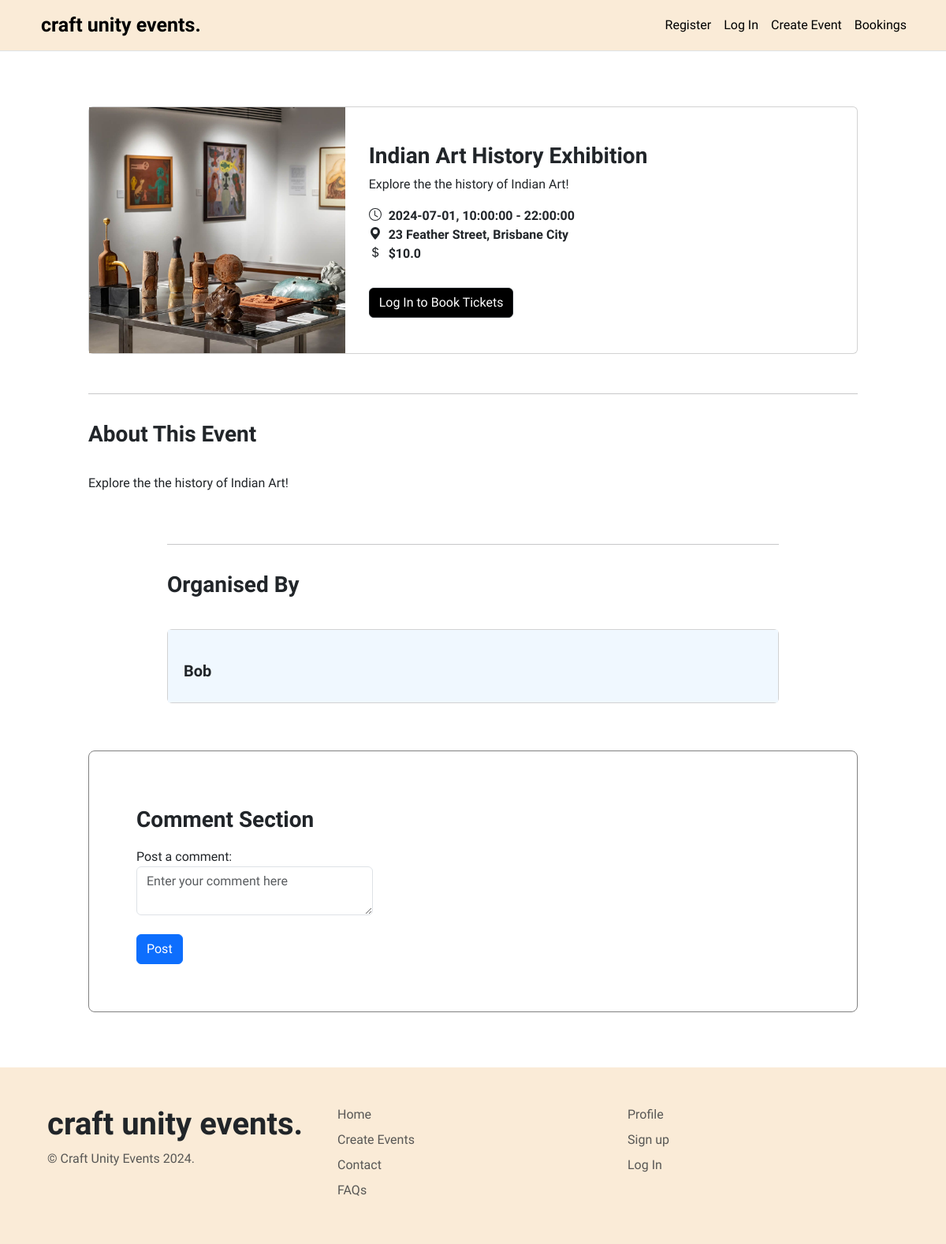
/events/4, run on an earlier commit of the app's database.
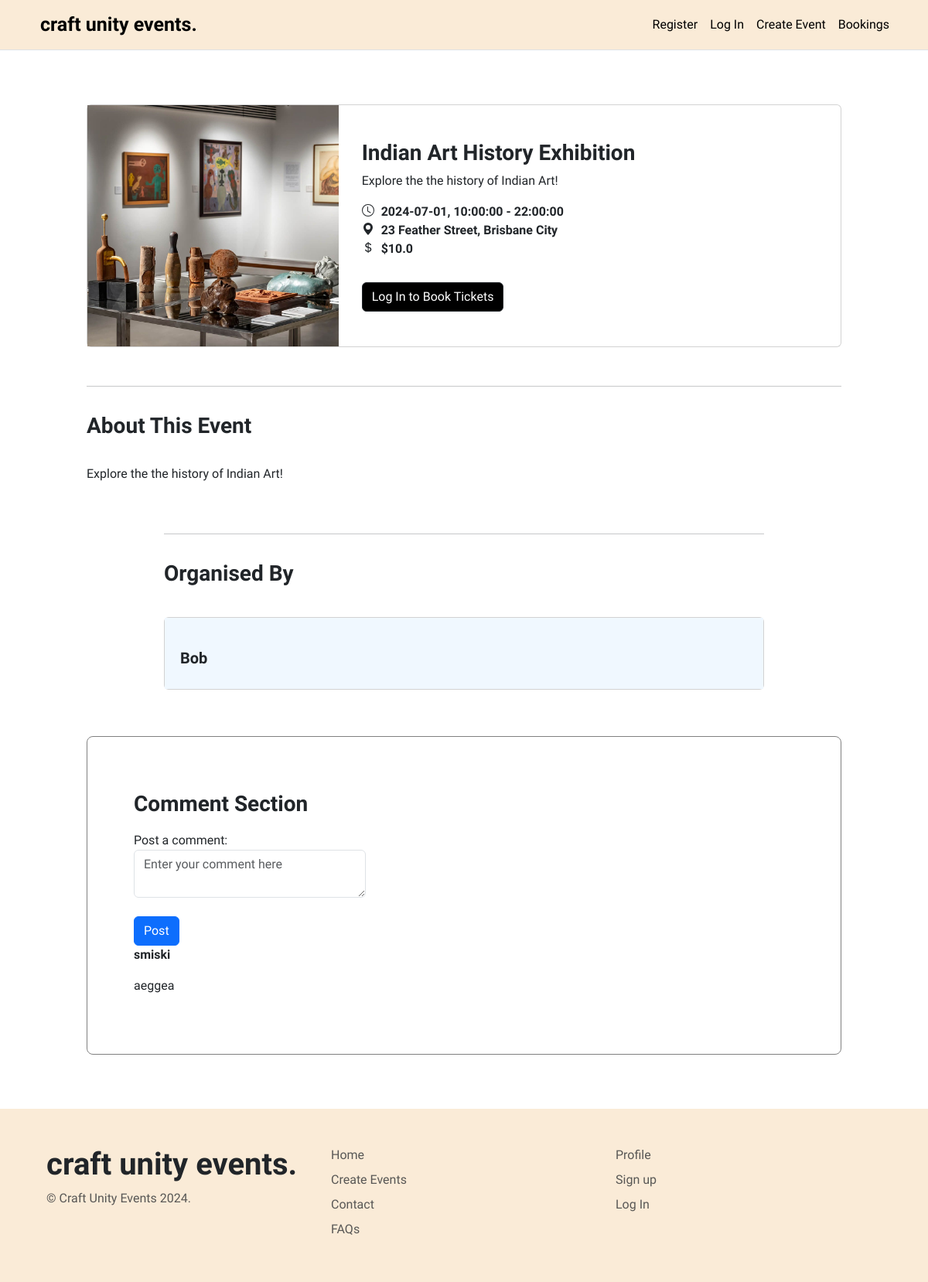
And on a later commit of the database.
### craftunityevents/models.py (models this page shows, shortened)
class Event(db.Model):
    __tablename__ = 'events'
    id = db.Column(db.Integer, primary_key=True)
    event_name = db.Column(db.String(100), nullable=False)
    event_category = db.Column(db.String(20), nullable=False)
    event_thumbnail = db.Column(db.String(400))
    event_summary = db.Column(db.String(200))
    event_location = db.Column(db.String(200), nullable=False)
    event_type  = db.Column(db.String(200), nullable=False)
    start_date = db.Column(db.Date, nullable=False)
    end_date = db.Column(db.Date, nullable=False)
    event_description = db.Column(db.String(400))
    start_time = db.Column(db.Time, nullable=False)
    end_time = db.Column(db.Time, nullable=False)
    ticket_price = db.Column(db.Float, nullable=False)
    ticket_quantity = db.Column(db.Integer, nullable=False)
    user_id = db.Column(db.Integer, db.ForeignKey('users.id'))
    comments = db.relationship('Comment', backref='event', lazy=True)
    event_bookings = db.relationship('Booking', backref='event', lazy=True)

class User(db.Model, UserMixin):
    __tablename__ = 'users'
    id = db.Column(db.Integer, primary_key=True)
    full_name = db.Column(db.String(100), index=True, unique=True, nullable=False)
    contact_number = db.Column(db.Integer, index=True, nullable=False)
    email_id = db.Column(db.String(100), index=True, nullable=False)
    address = db.Column(db.String(100), index=True, nullable=False)
    password_hash = db.Column(db.String(400), nullable=False)
    comments = db.relationship('Comment', backref='user', lazy=True)
    events = db.relationship('Event', backref='user', lazy=True)

class Comment(db.Model):
    __tablename__ = 'comments'
    id = db.Column(db.Integer, primary_key=True)
    text = db.Column(db.String(400), nullable=False)
    posted_at = db.Column(db.DateTime, default=datetime.now, nullable=False)
    event_id = db.Column(db.Integer, db.ForeignKey('events.id'), nullable=False)
    user_id = db.Column(db.Integer, db.ForeignKey('users.id'), nullable=False)

### craftunityevents/events.py (the view)
@destbp.route('/<id>')
def details(id):
    event = db.session.scalar(db.select(Event).where(Event.id == id))
    comment_form = CommentForm()
    return render_template('events/event_details.html', event=event, form=comment_form)

### craftunityevents/forms.py
class CommentForm(FlaskForm):
    text = TextAreaField('Comment', [InputRequired("Type your comment...")])
    submit = SubmitField('Post Comment')

### craftunityevents/templates/events/event_details.html (shortened to what this page needs)
{% extends 'base.html' %}
{% import "bootstrap5/form.html" as wtf %}
{% block content %}
<main>
    <section class="details">
        <article class="card mb-3 mx-auto" style="max-width: 1000px;">
            <div class="image row g-0">
                <div class="col-md-4">
                    <img src="{{ url_for('static', filename='image/' ~ event.event_thumbnail) }}" class="eventimg" alt="Image of event">
                </div>
                <div class="col-md-8">
                    <div class="rightcol card-body">
                        <h3>{{ event.event_name }}</h3>
                        <p>{{ event.event_description }}</p>
                        <div class="basic-info">
                            <div>
                                <svg xmlns="http://www.w3.org/2000/svg" width="16" height="16" fill="currentColor" class="bi bi-clock" viewBox="0 0 16 16">
                                    <path d="M8 3.5a.5.5 0 0 0-1 0V9a.5.5 0 0 0 .252.434l3.5 2a.5.5 0 0 0 .496-.868L8 8.71z"/>
                                    <path d="M8 16A8 8 0 1 0 8 0a8 8 0 0 0 0 16m7-8A7 7 0 1 1 1 8a7 7 0 0 1 14 0"/>
                                </svg>
                                {{ event.start_date }}, {{ event.start_time }} - {{ event.end_time }}
                            </div>
                            <div>
                                <svg xmlns="http://www.w3.org/2000/svg" width="16" height="16" fill="currentColor" class="bi bi-geo-alt-fill" viewBox="0 0 16 16">
                                    <path d="M8 16s6-5.686 6-10A6 6 0 0 0 2 6c0 4.314 6 10 6 10m0-7a3 3 0 1 1 0-6 3 3 0 0 1 0 6"/>
                                </svg>
                                {{ event.event_location }}
                            </div>
                            <div class="mb-3">
                                ${{ event.ticket_price }}
                            </div>
                            <div class="bookingmodal d-flex align-items-center">
                                {% if current_user.is_authenticated %}
                                    <button type="button" class="btn btn-dark" data-bs-toggle="modal" data-bs-target="#exampleModal">
                                        Book Tickets
                                    </button>
                                {% else %}
                                    <a href="{{ url_for('auth.login') }}" class="btn btn-dark">
                                        Log In to Book Tickets
                                    </a>
                                {% endif %}
                            </div>
                        </div>
                    </div>
                </div>
            </div>
        </article>
        <section class="eventinfo container-fluid">
            <hr class="my-4">
            <h3>About This Event</h3>
            <p>{{ event.event_description }}</p>
        </section>
        <section class="organiser container-fluid borders">
            <hr class="my-4">
            <h3>Organised By</h3>
            <div class="usercommentcard card">
                <div class="organiserbox card-body">
                    <div class="row">
                        <div class="organiserinfo col-sm-9">
                            <h5>{{ event.user.full_name }}</h5>
                        </div>
                    </div>
                </div>
            </div>
        </section>
        <section class="comments container-fluid">
            <div class="row">
                <div class="col">
                    <h3>Comment Section</h3>
                </div>
            </div>
            <form method="POST" action="{{ url_for('event.comment', id=event.id) }}">
                <div class="form-group">
                    <label for="comment">Post a comment:</label>
                    {{ form.text(class="form-control", id="comment", placeholder="Enter your comment here") }}
                </div>
                <br>
                <button type="submit" class="btn btn-primary">Post</button>
                {% for comment in event.comments %}
                    <b><p>{{ comment.user.full_name }}</p></b>
                    <p>{{ comment.text }}</p>
                {% endfor %}
            </form>
        </section>
</main>
{% endblock %}

### craftunityevents/templates/base.html (shortened to what this page needs)
<!DOCTYPE html>
<html lang="en">
<head>
    <link href="https://cdn.jsdelivr.net/npm/bootstrap@5.3.2/dist/css/bootstrap.min.css" rel="stylesheet">
    <link rel="stylesheet" href="{{ url_for('static', filename='style/style.css') }}">
</head>
<body>
    <header class="bg-light border-bottom">
        <nav class="navbar navbar-expand-lg navbar-light bg-light">
            <div class="container">
                <a href="{{ url_for('main.index') }}" class="navbar-brand">craft unity events.</a>
                <div class="collapse navbar-collapse justify-content-end" id="navbarSupportedContent">
                    <div class="navbar-nav ml-auto">
                        {% if current_user.is_authenticated %}
                            <a class="nav-item nav-link disabled text-muted" href="#">Welcome {{ current_user.full_name }}</a>
                            <a class="nav-item nav-link" href="{{ url_for('auth.logout') }}">Log Out</a>
                        {% else %}
                            <a class="nav-item nav-link" href="{{ url_for('auth.register') }}">Register</a>
                            <a class="nav-item nav-link" href="{{ url_for('auth.login') }}">Log In</a>
                        {% endif %}
                        <a class="nav-item nav-link" href="{{ url_for('event.create') }}">Create Event</a>
                        <a class="nav-item nav-link" href="{{ url_for('event.userbookinghistory') }}">Bookings</a>
                    </div>
                </div>
            </div>
        </nav>
    </header>
    <main class="container">
        {% block content %}
        {% endblock %}
    </main>
    <div class="footer container-fluid">
        <footer class="row row-cols-1 row-cols-sm-3 row-cols-md-3 p-5">
            <div class="col">
                <h2 class="fs-1">craft unity events.</h2>
                <p class="text-muted">© Craft Unity Events 2024.</p>
            </div>
            <div class="col">
                <ul class="nav flex-column">
                    <li class="nav-item mb-2"><a href="{{ url_for('main.index') }}" class="nav-link p-0 text-muted">Home</a></li>
                    <li class="nav-item mb-2"><a href="{{ url_for('event.create') }}" class="nav-link p-0 text-muted">Create Events</a></li>
                    <li class="nav-item mb-2"><a href="#" class="nav-link p-0 text-muted">Contact</a></li>
                    <li class="nav-item mb-2"><a href="#" class="nav-link p-0 text-muted">FAQs</a></li>
                </ul>
            </div>
            <div class="col">
                <ul class="nav flex-column">
                    <li class="nav-item mb-2"><a href="{{ url_for('event.userbookinghistory') }}" class="nav-link p-0 text-muted">Profile</a></li>
                    <li class="nav-item mb-2"><a href="{{ url_for('auth.register') }}" class="nav-link p-0 text-muted">Sign up</a></li>
                    <li class="nav-item mb-2"><a href="{{ url_for('auth.login') }}" class="nav-link p-0 text-muted">Log In</a></li>
                </ul>
            </div>
        </footer>
    </div>
</body>
</html>

### craftunityevents/static/style/style.css (style rules this page uses)
* { margin: 0; padding: 0; box-sizing: border-box; font-family: "League Spartan", sans-serif; }
html { animation: fadein ease 1s; scroll-behavior: smooth; }
main { animation: fadeInAnimation ease 1s; animation-iteration-count: 1; animation-fill-mode: forwards; }
.titlelink, .footer a { text-decoration: none; color: inherit; transition: 0.3s; }
.navbar { background-color: antiquewhite !important; }
.navbar-brand { font-size: 25px; font-weight: 700; color: black; text-decoration: none; margin: 0px 10px; }
.navbar-nav a { color: black; text-decoration: none; transition: 0.3s; }
.footer { background-color: antiquewhite; }
.footer h2 { font-weight: 700; }
@media (min-width: 768px) { .cardrow h3, .card-body h3 { margin-top: 15px; font-weight: 700; } }
@media (min-width: 768px) { .basic-info { font-weight: 600; } }
@media (min-width: 768px) { .basic-info a { margin: 15px 0px; background-color: black; font-weight: 400; } }
@media (min-width: 768px) { .details { padding: 70px !important; } }
@media (min-width: 768px) { .imagehover, .eventimg { object-fit: cover; max-width: 100%; max-height: 100%; width: 100%; height: 200px; max-width: 400px; transition: 0.3s; } }
.form-control { width: 300px !important; max-width: 100% !important; }
.bi { width: 1em; height: 1em; margin-bottom: 5px; margin-right: 5px; }
.event-time, .eventinfo p, .eventrow { padding: 15px 0px; }
.col-md-4 img { object-fit: cover; height: 100%; }
.rightcol { padding: 30px !important; }
.eventinfo { padding: 10px 0px !important; max-width: 1000px; }
.eventinfo h3, .organiser h3, .comments h3 { padding: 10px 0px; font-weight: 700; }
.bookingmodal { width: 100%; max-width: 1250px; }
.organiser { padding-bottom: 30px; max-width: 800px; }
.organiserbox { padding: 20px !important; background: aliceblue; }
.organiserinfo { margin-top: 20px !important; }
.organiser h5 { font-weight: 700; font-size: 20px; }
.comments { max-width: 1000px; padding: 5vw !important; border-style: solid; border-color: grey; border-radius: 8px; border-width: 1px; }
.usercommentcard { margin: 30px 0px !important; }

What changed in the data, as far as the page shows it:
added Comment: user.full_name "smiski", text "aeggea"
